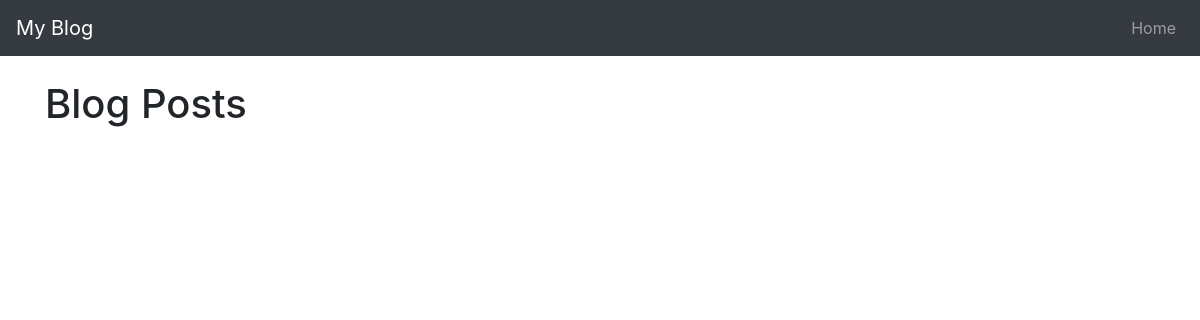
The app's page /, older data.
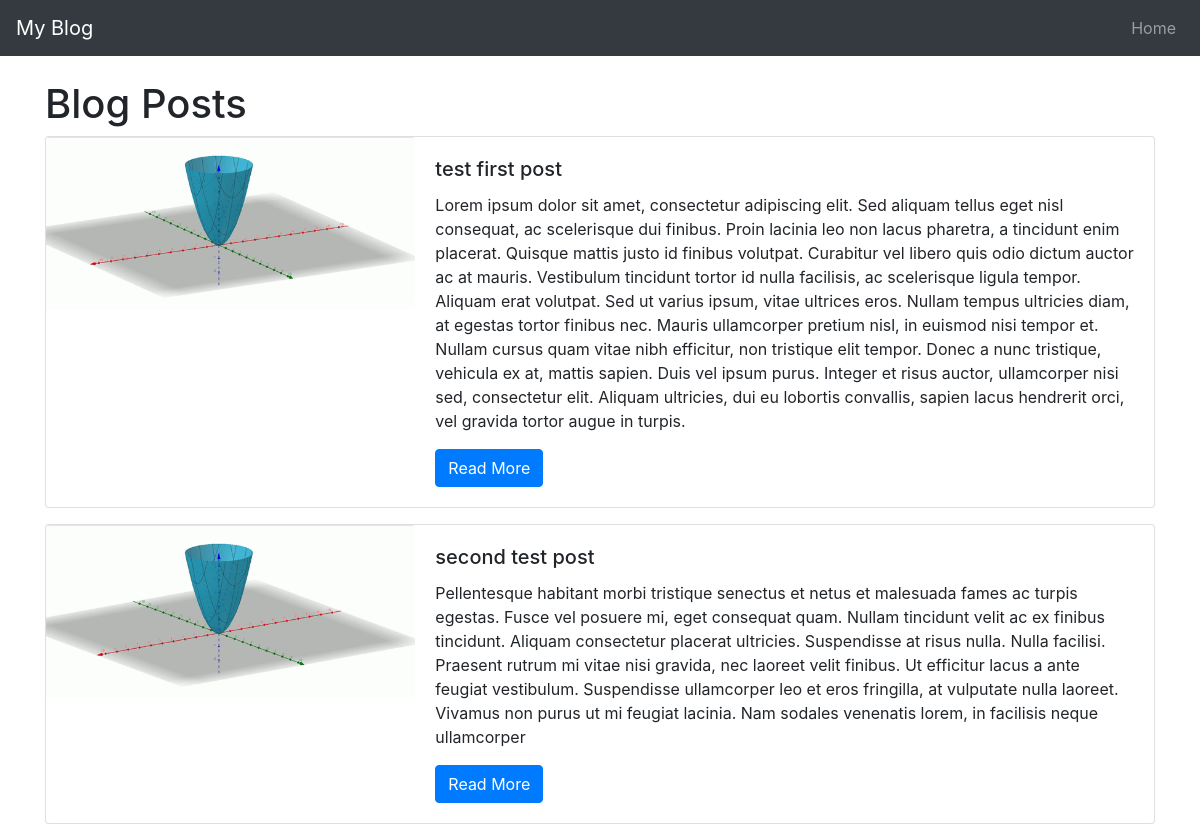
The same page, newer data.
### blog/models.py (models this page shows, shortened)
class Post(models.Model):
    title = models.CharField(max_length=200)
    image = models.ImageField(upload_to='images/')
    information_text = models.TextField()
    publish_date = models.DateTimeField(auto_now_add=True)
    author = models.ForeignKey(User, on_delete=models.CASCADE)

### blog/views.py (the view)
# urls.py: path('', PostList.as_view(), name='post_list'),
class PostList(ListView):
    model = Post
    template_name = '../templates/post_list.html'
    image = models.ImageField(upload_to='images/')
    context_object_name = "posts"

### templates/post_list.html (shortened to what this page needs)
{% extends 'base.html' %}
{% block content %}
  <h1>Blog Posts</h1>
  {% for post in posts %}
    <div class="card mb-3">
      <div class="row no-gutters">
        <div class="col-md-4">
          <img src="{{ post.image.url }}" class="card-img" alt="{{ post.title }}">
        </div>
        <div class="col-md-8">
          <div class="card-body">
            <h5 class="card-title">{{ post.title }}</h5>
            <p class="card-text">{{ post.information_text }}</p>
            <a href="{% url 'blog:post_detail' post.id %}" class="btn btn-primary">Read More</a>
          </div>
        </div>
      </div>
    </div>
  {% endfor %}
{% endblock %}

### templates/base.html (shortened to what this page needs)
<!DOCTYPE html>
<html lang="en">
<head>
    <link rel="stylesheet" href="https://stackpath.bootstrapcdn.com/bootstrap/4.5.2/css/bootstrap.min.css">
</head>
<body>
    <nav class="navbar navbar-expand-lg navbar-dark bg-dark">
        <a class="navbar-brand" href="{% url 'blog:post_list' %}">My Blog</a>
        <div class="collapse navbar-collapse" id="navbarNav">
            <ul class="navbar-nav ml-auto">
                <li class="nav-item">
                    <a class="nav-link" href="{% url 'blog:post_list' %}">Home</a>
                </li>
            </ul>
        </div>
    </nav>
    <div class="container mt-4">
        {% block content %}
        {% endblock %}
    </div>
</body>
</html>

Row changes from the older to the newer data that the page shows:
added Post: image (picture), title "test first post", information_text "Lorem ipsum dolor sit amet, consectetur adipiscing elit. Sed aliquam tellus eget nisl consequat, ac scelerisque dui finibus. Proin lacinia leo non lacus pharetra, a tincidunt enim placerat. Quisque mattis justo id finibus volutpat. Curabitur vel libero quis odio dictum auctor ac at mauris. Vestibulum tincidunt tortor id nulla facilisis, ac scelerisque ligula tempor. Aliquam erat volutpat. Sed ut varius ipsum, vitae ultrices eros. Nullam tempus ultricies diam, at egestas tortor finibus nec. Mauris ullamcorper pretium nisl, in euismod nisi tempor et. Nullam cursus quam vitae nibh efficitur, non tristique elit tempor. Donec a nunc tristique, vehicula ex at, mattis sapien. Duis vel ipsum purus.…"
added Post: image (picture), title "second test post", information_text "Pellentesque habitant morbi tristique senectus et netus et malesuada fames ac turpis egestas. Fusce vel posuere mi, eget consequat quam. Nullam tincidunt velit ac ex finibus tincidunt. Aliquam consectetur placerat ultricies. Suspendisse at risus nulla. Nulla facilisi. Praesent rutrum mi vitae nisi gravida, nec laoreet velit finibus. Ut efficitur lacus a ante feugiat vestibulum. Suspendisse ullamcorper leo et eros fringilla, at vulputate nulla laoreet. Vivamus non purus ut mi feugiat lacinia. Nam sodales venenatis lorem, in facilisis neque ullamcorper"
